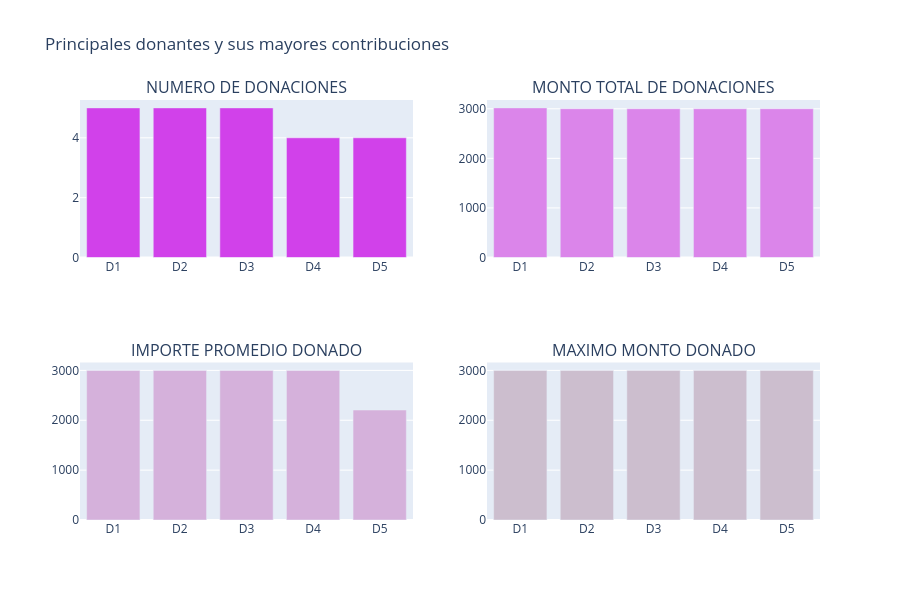

Notebook code for this chart:
### Markdown cell above
### Proyectos con mayor actividad de donaciones

En el análisis histórico de DonorsChoose, los proyectos presentan una gran variabilidad en el número de donaciones recibidas, desde proyectos con una sola contribución hasta iniciativas con cientos de aportes.

El número máximo de donaciones registradas en un solo proyecto es de **863 donaciones**, correspondiente al proyecto:

- **"Vallecito StandUpKids Pilot Standing School!"**

Este proyecto fue liderado por un docente y logró recaudar un total de **USD 108,248.30**, alcanzando su financiamiento completo el **26 de agosto de 2015**.

Además, existen otros proyectos con un alto nivel de participación, superando las **600 donaciones**, lo que refleja un fuerte interés de la comunidad en determinadas iniciativas educativas.

---

Un caso destacado ocurrió en noviembre de 2016 con el proyecto:

- **"Varsity and After-School Fencing Teams in NYC"**

Este proyecto recibió únicamente **18 donaciones**, pero alcanzó un promedio de **USD 1,850 por donante**, el valor más alto registrado en promedio por contribuyente.

---

Otro caso relevante es el proyecto:

- **"Learning to Play While Playing to Learn!"**

En este caso se registró la **donación individual más alta en la historia de la plataforma**, con un aporte de **USD 60,000**.

---

## <a id="3.3">3.3 ¿Quiénes son los principales donantes?</a>

En esta sección se analizarán los donantes más relevantes de la plataforma en función de diferentes métricas:

- **3.3.1** Donantes con mayor número de contribuciones  
- **3.3.2** Donantes con mayor monto total donado  
- **3.3.3** Donantes con mayor promedio de donación  
- **3.3.4** Donantes con la mayor donación individual registrada

### Code cell
# Which Projects Had the maximum Donations 

tempdf = donations_df.groupby('Donor ID').agg({'Donor ID' : 'count', 'Donation Amount' : 'sum'}).rename(columns={'Donor ID' : "Total Donations", 'Donation Amount' : "Total Amount"}).reset_index()
tempdf['Average Donation Amount'] = tempdf['Total Amount'] / tempdf['Total Donations']

tempdf1 = tempdf.sort_values(by=['Total Donations'], ascending=[False])
x = tempdf1.head(5)['Donor ID']
x = ["D"+str(i+1) for i in range(len(x))]
y = tempdf1.head(5)['Total Donations']
tr1 = bar_ver_noagg(x, y, 'Total Donations', '#d141ea', lm=None, rt=True)

tempdf1 = tempdf.sort_values(by=['Total Amount'], ascending=[False])
x = tempdf1.head(5)['Donor ID']
x = ["D"+str(i+1) for i in range(len(x))]
y = tempdf1.head(5)['Total Amount']
tr2 = bar_ver_noagg(x, y, 'Average Donations', '#db85ea', lm=None, rt=True)

tempdf1 = tempdf.sort_values(by=['Average Donation Amount'], ascending=[False])
x = tempdf1.head(5)['Donor ID']
x = ["D"+str(i+1) for i in range(len(x))]
y = tempdf1.head(5)['Average Donation Amount']
tr3 = bar_ver_noagg(x, y, 'Average Donations', '#d5b1db', lm=None, rt=True)

tempdf = donations_df.groupby('Donor ID').agg({'Donor ID' : 'count', 'Donation Amount' : 'max'}).rename(columns={'Donor ID' : "Total Donations", 'Donation Amount' : "Maximum Donations"}).reset_index()
tempdf1 = tempdf.sort_values(by=['Maximum Donations'], ascending=[False])
x = tempdf1.head(5)['Donor ID']
x = ["D"+str(i+1) for i in range(len(x))]
y = tempdf1.head(5)['Maximum Donations']
tr4 = bar_ver_noagg(x, y, 'Maximum Donations', '#ccbece', lm=None, rt=True)

fig = tools.make_subplots(rows=2, cols=2, print_grid=False, subplot_titles = ['NUMERO DE DONACIONES', "MONTO TOTAL DE DONACIONES", 'IMPORTE PROMEDIO DONADO', 'MAXIMO MONTO DONADO'])
fig.append_trace(tr1, 1, 1);
fig.append_trace(tr2, 1, 2);
fig.append_trace(tr3, 2, 1);
fig.append_trace(tr4, 2, 2);

fig['layout'].update(height=600, showlegend=False, title='Principales donantes y sus mayores contribuciones');
iplot(fig);

### Figure 1 — Plotly figure (JSON) as saved in the notebook; plotly's stock layout.template omitted (floating-point values rounded to 4 significant figures)
{"data": [{"marker": {"color": "#d141ea"}, "type": "bar", "x": ["D1", "D2", "D3", "D4", "D5"], "xaxis": "x", "y": [5, 5, 5, 4, 4], "yaxis": "y"}, {"marker": {"color": "#db85ea"}, "type": "bar", "x": ["D1", "D2", "D3", "D4", "D5"], "xaxis": "x2", "y": [3018.0, 3000.0, 3000.0, 3000.0, 3000.0], "yaxis": "y2"}, {"marker": {"color": "#d5b1db"}, "type": "bar", "x": ["D1", "D2", "D3", "D4", "D5"], "xaxis": "x3", "y": [3000.0, 3000.0, 3000.0, 3000.0, 2205.0], "yaxis": "y3"}, {"marker": {"color": "#ccbece"}, "type": "bar", "x": ["D1", "D2", "D3", "D4", "D5"], "xaxis": "x4", "y": [3000.0, 3000.0, 3000.0, 3000.0, 3000.0], "yaxis": "y4"}], "layout": {"annotations": [{"font": {"size": 16}, "showarrow": false, "text": "NUMERO DE DONACIONES", "x": 0.225, "xanchor": "center", "xref": "paper", "y": 1, "yanchor": "bottom", "yref": "paper"}, {"font": {"size": 16}, "showarrow": false, "text": "MONTO TOTAL DE DONACIONES", "x": 0.775, "xanchor": "center", "xref": "paper", "y": 1, "yanchor": "bottom", "yref": "paper"}, {"font": {"size": 16}, "showarrow": false, "text": "IMPORTE PROMEDIO DONADO", "x": 0.225, "xanchor": "center", "xref": "paper", "y": 0.375, "yanchor": "bottom", "yref": "paper"}, {"font": {"size": 16}, "showarrow": false, "text": "MAXIMO MONTO DONADO", "x": 0.775, "xanchor": "center", "xref": "paper", "y": 0.375, "yanchor": "bottom", "yref": "paper"}], "height": 600, "showlegend": false, "title": {"text": "Principales donantes y sus mayores contribuciones"}, "xaxis": {"anchor": "y", "domain": [0, 0.45]}, "xaxis2": {"anchor": "y2", "domain": [0.55, 1]}, "xaxis3": {"anchor": "y3", "domain": [0, 0.45]}, "xaxis4": {"anchor": "y4", "domain": [0.55, 1]}, "yaxis": {"anchor": "x", "domain": [0.625, 1]}, "yaxis2": {"anchor": "x2", "domain": [0.625, 1]}, "yaxis3": {"anchor": "x3", "domain": [0, 0.375]}, "yaxis4": {"anchor": "x4", "domain": [0, 0.375]}}}
